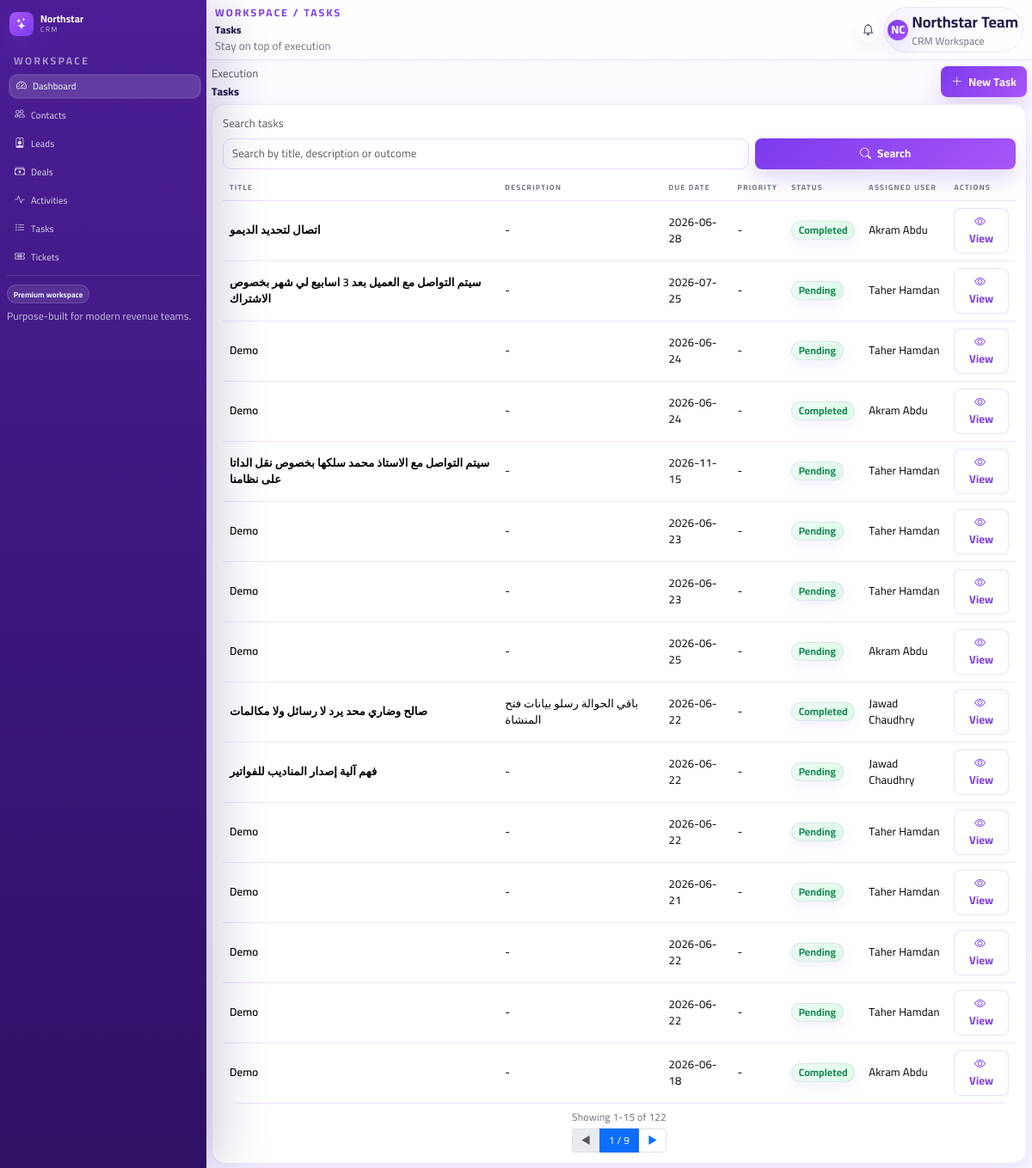
/tasks/, run on the app's committed database.
### crm_project/crm/models.py (models this page shows)
class Task(models.Model):
    id = models.CharField(primary_key=True, max_length=255)
    entity_type = models.CharField(max_length=255, blank=True, null=True)
    entity_id = models.CharField(max_length=255, blank=True, null=True)
    task_type_id = models.CharField(max_length=255, blank=True, null=True)
    task_type_option_id = models.CharField(max_length=255, blank=True, null=True)
    title = models.CharField(max_length=255, blank=True, null=True)
    description = models.TextField(blank=True, null=True)
    mode = models.CharField(max_length=255, blank=True, null=True)
    location = models.CharField(max_length=255, blank=True, null=True)
    meeting_url = models.CharField(max_length=255, blank=True, null=True)
    assignee_id = models.CharField(max_length=255, blank=True, null=True)
    due_at = models.CharField(max_length=255, blank=True, null=True)
    completed_at = models.CharField(max_length=255, blank=True, null=True)
    outcome = models.CharField(max_length=255, blank=True, null=True)
    google_event_id = models.CharField(max_length=255, blank=True, null=True)
    google_meet_url = models.CharField(max_length=255, blank=True, null=True)
    calendar_sync_status = models.CharField(max_length=255, blank=True, null=True)
    calendar_sync_error = models.CharField(max_length=255, blank=True, null=True)
    created_at = models.CharField(max_length=255, blank=True, null=True)
    updated_at = models.CharField(max_length=255, blank=True, null=True)
    class Meta:
        managed = False
        db_table = "tasks"

### crm_project/crm/views.py (the view)
# urls.py: path("tasks/", views.tasks, name="tasks"),
def tasks(request):
    redirect_response = _handle_form_submission(request, "tasks", "tasks", ["title", "description", "due_at", "outcome", "assignee_id"])
    if redirect_response:
        return redirect_response
    query = (request.GET.get("q") or "").strip()
    sort_field = (request.GET.get("sort") or "created_at").strip()
    sort_order = (request.GET.get("order") or "desc").strip().lower()
    page_number = request.GET.get("page", 1)
    conn = _connect()
    cursor = conn.cursor()
    sql = "SELECT * FROM tasks"
    params = []
    if query:
        search_term = f"%{query}%"
        sql += " WHERE title LIKE ? OR description LIKE ? OR outcome LIKE ?"
        params.extend([search_term, search_term, search_term])
    allowed_sort_fields = {"created_at": "created_at", "due_at": "due_at", "title": "title", "outcome": "outcome"}
    sort_column = allowed_sort_fields.get(sort_field, "created_at")
    sql += f" ORDER BY {sort_column} {'ASC' if sort_order == 'asc' else 'DESC'}, rowid DESC"
    cursor.execute(sql, params)
    task_rows = cursor.fetchall()
    task_list = []
    for task in task_rows:
        task_dict = dict(task)
        task_list.append({
            "row": task_dict,
            "details": {
                "title": _display(task_dict.get("title")),
                "description": _display(task_dict.get("description")),
                "due_date": _format_date(task_dict.get("due_at")),
                "priority": "-",
                "status": "Completed" if task_dict.get("completed_at") else "Pending",
                "assigned_user": _resolve_owner(cursor, task_dict.get("assignee_id")),
            },
        })
    paginator = Paginator(task_list, 15)
    page_obj = paginator.get_page(page_number)
    conn.close()
    return render(request, "tasks.html", {
        "task_list": page_obj.object_list,
        "page_obj": page_obj,
        "page_query": _query_without(request, "page"),
        "query": query,
        "sort": sort_field,
        "order": sort_order,
    })

### crm_project/crm/views.py (called while the page is built, shortened)
def _handle_form_submission(request, table_name, list_name, allowed_fields):
    if request.method != "POST":
        return None

def _connect():
    conn = sqlite3.connect(DB_PATH)
    conn.row_factory = sqlite3.Row
    return conn

def _display(value):
    if value is None:
        return "-"
    if isinstance(value, str):
        value = value.strip()
        if not value or value in {"-", "None", "none"}:
            return "-"
    return str(value)

def _safe_lookup(cursor, table_name, label_columns=("name", "label", "title", "display_name", "full_name")):
    try:
        cursor.execute("SELECT name FROM sqlite_master WHERE type='table' AND name=?", (table_name,))
        if not cursor.fetchone():
            return {}
        cursor.execute(f"PRAGMA table_info({table_name})")
        columns = [row[1] for row in cursor.fetchall()]
        if not columns:
            return {}
        id_column = "id" if "id" in columns else None
        label_column = next((column for column in label_columns if column in columns), None)
        if not id_column or not label_column:
            return {}
        cursor.execute(f"SELECT {id_column}, {label_column} FROM {table_name}")
        rows = cursor.fetchall()
        return {str(row[0]): _display(row[1]) for row in rows if row[0]}
    except Exception:
        return {}

def _resolve_owner(cursor, owner_id):
    if not owner_id:
        return "-"
    for table_name in ("users", "employees", "contacts"):
        lookup = _safe_lookup(cursor, table_name)
        if str(owner_id) in lookup:
            return lookup[str(owner_id)]
    return _display(owner_id)

def _format_date(value):
    if value in (None, "", "-", "None", "none"):
        return "-"
    return str(value).split("T")[0] if "T" in str(value) else str(value)

def _query_without(request, *keys):
    params = request.GET.copy()
    for key in keys:
        params.pop(key, None)
    return params.urlencode()

### crm_project/templates/tasks.html (shortened to what this page needs)
{% extends 'base.html' %}
{% block page_title %}Tasks{% endblock %}
{% block page_breadcrumb %}Workspace / Tasks{% endblock %}
{% block page_subtitle %}Stay on top of execution{% endblock %}
{% block content %}
<div class="d-flex justify-content-between align-items-center mb-2">
    <div>
        <p class="text-muted mb-1">Execution</p>
        <h2 class="page-title mb-0">Tasks</h2>
    </div>
    <button class="btn btn-primary" data-bs-toggle="modal" data-bs-target="#taskFormModal">
        <i class="bi bi-plus-lg me-2"></i>New Task
    </button>
</div>
<div class="card list-card">
    <div class="card-body">
        <form method="get" class="row g-2 align-items-end mb-2">
            <div class="col-md-8">
                <label class="form-label text-muted">Search tasks</label>
                <input type="text" class="form-control" name="q" value="{{ query }}" placeholder="Search by title, description or outcome">
            </div>
            <div class="col-md-4">
                <button type="submit" class="btn btn-primary w-100">
                    <i class="bi bi-search me-2"></i>Search
                </button>
            </div>
        </form>
        <div class="table-responsive">
            <table class="table align-middle">
                <thead>
                    <tr>
                        <th>Title</th>
                        <th>Description</th>
                        <th>Due Date</th>
                        <th>Priority</th>
                        <th>Status</th>
                        <th>Assigned User</th>
                        <th>Actions</th>
                    </tr>
                </thead>
                <tbody>
                    {% for item in task_list %}
                    {% with task=item.row details=item.details %}
                    <tr>
                        <td>
                            <div class="fw-semibold">{{ details.title }}</div>
                        </td>
                        <td>{{ details.description }}</td>
                        <td>{{ details.due_date }}</td>
                        <td>{{ details.priority }}</td>
                        <td>
                            <span class="badge bg-success-subtle text-success">{{ details.status }}</span>
                        </td>
                        <td>{{ details.assigned_user }}</td>
                        <td>
                            <button type="button" class="btn btn-sm btn-outline-primary" data-bs-toggle="modal" data-bs-target="#taskModal{{ task.id }}">
                                <i class="bi bi-eye me-1"></i>View
                            </button>
                        </td>
                    </tr>
                    {% endwith %}
                    {% empty %}
                    <tr>
                        <td colspan="7" class="text-center text-muted py-2">No tasks found.</td>
                    </tr>
                    {% endfor %}
                </tbody>
            </table>
        </div>
        {% include 'includes/compact_pagination.html' with aria_label='Tasks pagination' %}
    </div>
</div>
{% endblock %}

### crm_project/static/css/style.css (style rules this page uses)
:root { --primary: #7C3AED; --primary-dark: #5B21B6; --secondary: #A855F7; --background: #F8F6FF; --surface: #FFFFFF; --surface-muted: #FAF7FF; --text: #1E1B4B; --text-muted: #6B7280; --border: #E9D5FF; --success: #16A34A; --danger: #DC2626; --warning: #F59E0B; --shadow: 0 12px 30px rgba(124, 58, 237, 0.10); --shadow-strong: 0 20px 45px rgba(124, 58, 237, 0.16); }
* { box-sizing: border-box; }
html { font-size: 87%; }
html, body { height: 100%; width: 100%; overflow: hidden; }
body { margin: 0; min-height: 100vh; overflow: hidden; background: linear-gradient(180deg, #fcfbff 0%, var(--background) 100%); color: var(--text); font-family: 'Cairo', 'Tajawal', system-ui, -apple-system, BlinkMacSystemFont, 'Segoe UI', sans-serif; font-size: 13px; }
body, .btn, .form-control, .table, .modal, .nav-link { letter-spacing: 0.01em; }
.page-title { font-size: 0.9rem; font-weight: 800; margin-bottom: 0.25rem; }
.card, .table-responsive, .modal-content { border-radius: 16px; }
.card { border: 1px solid rgba(124,58,237,0.12); box-shadow: var(--shadow); background: var(--surface); }
.card-body { padding: 12px; }
.form-control { border-radius: 10px; border: 1px solid var(--border); padding: 6px 10px; background: #fff; box-shadow: none; min-height: 36px; font-size: 13px; }
.table { --bs-table-bg: transparent; --bs-table-striped-bg: rgba(124,58,237,0.03); --bs-table-hover-bg: rgba(124,58,237,0.06); margin-bottom: 0; }
.table thead th { border-bottom: 1px solid rgba(233,213,255,0.8); color: var(--text-muted); font-size: 0.62rem; font-weight: 700; letter-spacing: 0.16em; text-transform: uppercase; padding: 8px; }
.table tbody tr { border-bottom: 1px solid rgba(233,213,255,0.65); transition: background 0.2s ease, transform 0.2s ease; }
.table td { padding: 8px; vertical-align: middle; font-size: 13px; }
.btn { border-radius: 8px; font-weight: 700; padding: 6px 12px; transition: all 0.2s ease; box-shadow: none; min-height: 36px; font-size: 13px; }
.btn-primary { background: linear-gradient(135deg, var(--primary), var(--secondary)); border: none; color: #fff; box-shadow: 0 12px 24px rgba(124,58,237,0.20); }
.btn-secondary, .btn-outline-primary { background: var(--surface); color: var(--primary); border: 1px solid rgba(124,58,237,0.16); }
.btn-sm { padding: 6px 10px; min-height: 36px; }
.badge { border-radius: 999px; padding: 0.28rem 0.54rem; font-weight: 700; display: inline-flex; align-items: center; justify-content: center; min-height: 20px; min-width: 48px; line-height: 1; font-size: 12px; }
.badge.bg-primary-subtle, .badge.bg-info-subtle, .badge.bg-success-subtle, .badge.bg-warning-subtle, .badge.bg-danger-subtle { border: 1px solid rgba(124,58,237,0.12); box-shadow: 0 6px 16px rgba(124,58,237,0.08); }
.badge.bg-success-subtle { background: linear-gradient(135deg, #ecfdf3 0%, #dcfce7 100%); color: var(--success); }

### data on the page
Task: details "سيتم التواصل مع العميل بعد 3 اسابيع لي شهر بخصوص الاشتراك", details.description "-", details.due_date "2026-07-25", details.priority "-", details.status "Pending", details.assigned_user "Taher Hamdan"
Task: details "سيتم التواصل مع الاستاذ محمد سلكها بخصوص نقل الداتا على نظامنا", details.description "-", details.due_date "2026-11-15", details.priority "-", details.status "Pending", details.assigned_user "Taher Hamdan"
Task: details "صالح وضاري محد يرد لا رسائل ولا مكالمات", details.description "باقي الحوالة رسلو بيانات فتح المنشاة", details.due_date "2026-06-22", details.priority "-", details.status "Completed", details.assigned_user "Jawad Chaudhry"
Task: details "فهم آلية إصدار المناديب للفواتير", details.description "-", details.due_date "2026-06-22", details.priority "-", details.status "Pending", details.assigned_user "Jawad Chaudhry"

### other printed values
{{ details.title }} "اتصال لتحديد الديمو" "Demo" "Demo" "Demo" "Demo" "Demo" "Demo" "Demo" "Demo" "Demo" "Demo"
{{ details.description }} "-" "-" "-" "-" "-" "-" "-" "-" "-" "-" "-"
{{ details.due_date }} "2026-06-28" "2026-06-24" "2026-06-24" "2026-06-23" "2026-06-23" "2026-06-25" "2026-06-22" "2026-06-21" "2026-06-22" "2026-06-22" "2026-06-18"
{{ details.priority }} "-" "-" "-" "-" "-" "-" "-" "-" "-" "-" "-"
{{ details.status }} "Completed" "Pending" "Completed" "Pending" "Pending" "Pending" "Pending" "Pending" "Pending" "Pending" "Completed"
{{ details.assigned_user }} "Akram Abdu" "Taher Hamdan" "Akram Abdu" "Taher Hamdan" "Taher Hamdan" "Akram Abdu" "Taher Hamdan" "Taher Hamdan" "Taher Hamdan" "Taher Hamdan" "Akram Abdu"
{{ page_obj.start_index }} "1"
{{ page_obj.end_index }} "15"
{{ page_obj.paginator.count }} "122"
{{ page_obj.number }} "1"
{{ page_obj.paginator.num_pages }} "9"
